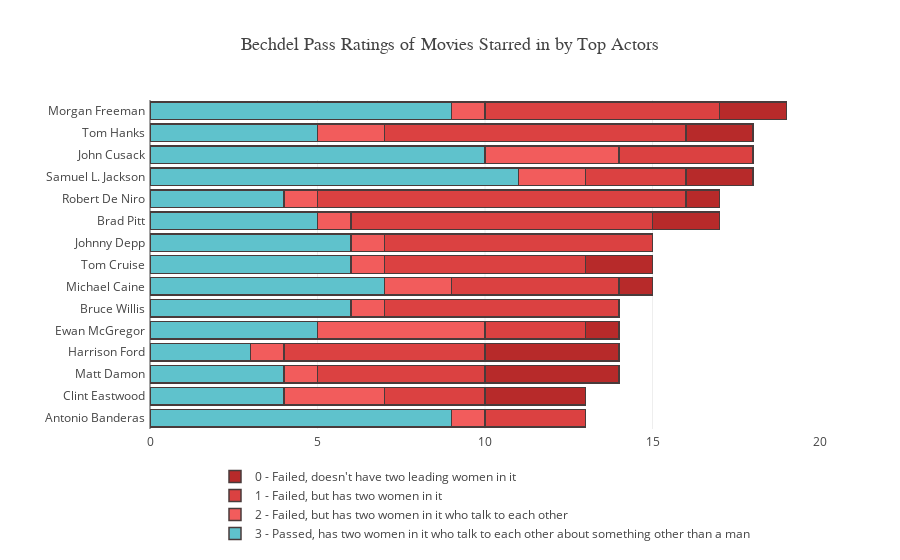

Notebook source saved alongside this figure:
### Code cell
trace0 = go.Bar(
    y=guys_0.name,
    x=guys_0.movie_cnt,
    name="0 - Failed, doesn't have two leading women in it",
    orientation = 'h',
    marker = dict(
        color='rgb(183, 42, 42)',
        line = dict(
            color='rgb(73, 59, 59)',
            width = 1.5)
    )
    
)
trace1 = go.Bar(
    y=guys_1.name,
    x=guys_1.movie_cnt,
    name = '1 - Failed, but has two women in it',
    orientation = 'h',
    marker = dict(
        color='rgb(219, 65, 65)',
        line = dict(
            color='rgb(73, 59, 59)',
            width = 1.5)
    )
)

trace2 = go.Bar(
    y=guys_2.name,
    x=guys_2.movie_cnt,
    name = '2 - Failed, but has two women in it who talk to each other',
    orientation = 'h',
    marker = dict(
        color='rgb(242, 92, 92)',
        line = dict(
            color='rgb(73, 59, 59)',
            width = 1.5)
    )
)

trace3 = go.Bar(
    y=guys_3.name,
    x=guys_3.movie_cnt,
    name = '3 - Passed, has two women in it who talk to each other about something other than a man',
    orientation = 'h',
    marker=dict(
        color='rgb(95, 194, 204)',
        line=dict(
            color='rgb(73, 59, 59)',
            width=1.5),
        )
)

data = [trace3, trace2, trace1, trace0]
layout = go.Layout(title='Bechdel Pass Ratings of Movies Starred in by Top Actors', barmode='stack', 
                   titlefont=dict(size =18, family='Oswald, sans-serif'), 
                   legend = dict(orientation = "h",xanchor = "center",x = 0.5),
                  margin=go.Margin(l=150,pad=4))
fig = go.Figure(data=data, layout=layout)

plotly.offline.iplot(fig) 
#plotly.offline.plot(fig, filename='topactors.html', auto_open = False)

### Figure 1 — Plotly figure (JSON) as saved in the notebook; plotly's stock layout.template omitted (floating-point values rounded to 4 significant figures)
{"data": [{"marker": {"color": "rgb(95, 194, 204)", "line": {"color": "rgb(73, 59, 59)", "width": 1.5}}, "name": "3 - Passed, has two women in it who talk to each other about something other than a man", "orientation": "h", "type": "bar", "x": [9, 4, 4, 3, 5, 6, 7, 6, 6, 5, 4, 11, 10, 5, 9], "y": ["Antonio Banderas", "Clint Eastwood", "Matt Damon", "Harrison Ford", "Ewan McGregor", "Bruce Willis", "Michael Caine", "Tom Cruise", "Johnny Depp", "Brad Pitt", "Robert De Niro", "Samuel L. Jackson", "John Cusack", "Tom Hanks", "Morgan Freeman"]}, {"marker": {"color": "rgb(242, 92, 92)", "line": {"color": "rgb(73, 59, 59)", "width": 1.5}}, "name": "2 - Failed, but has two women in it who talk to each other", "orientation": "h", "type": "bar", "x": [1, 3, 1, 1, 5, 1, 2, 1, 1, 1, 1, 2, 2, 4, 1], "y": ["Antonio Banderas", "Clint Eastwood", "Matt Damon", "Harrison Ford", "Ewan McGregor", "Bruce Willis", "Michael Caine", "Tom Cruise", "Johnny Depp", "Brad Pitt", "Robert De Niro", "Tom Hanks", "Samuel L. Jackson", "John Cusack", "Morgan Freeman"]}, {"marker": {"color": "rgb(219, 65, 65)", "line": {"color": "rgb(73, 59, 59)", "width": 1.5}}, "name": "1 - Failed, but has two women in it", "orientation": "h", "type": "bar", "x": [3, 3, 6, 7, 3, 5, 6, 5, 8, 9, 11, 3, 4, 9, 7], "y": ["Antonio Banderas", "Clint Eastwood", "Harrison Ford", "Bruce Willis", "Ewan McGregor", "Matt Damon", "Tom Cruise", "Michael Caine", "Johnny Depp", "Brad Pitt", "Robert De Niro", "Samuel L. Jackson", "John Cusack", "Tom Hanks", "Morgan Freeman"]}, {"marker": {"color": "rgb(183, 42, 42)", "line": {"color": "rgb(73, 59, 59)", "width": 1.5}}, "name": "0 - Failed, doesn't have two leading women in it", "orientation": "h", "type": "bar", "x": [3, 4, 1, 4, 2, 1, 2, 1, 2, 2, 2], "y": ["Clint Eastwood", "Harrison Ford", "Ewan McGregor", "Matt Damon", "Tom Cruise", "Michael Caine", "Brad Pitt", "Robert De Niro", "Samuel L. Jackson", "Tom Hanks", "Morgan Freeman"]}], "layout": {"barmode": "stack", "legend": {"orientation": "h", "x": 0.5, "xanchor": "center"}, "margin": {"l": 150, "pad": 4}, "title": "Bechdel Pass Ratings of Movies Starred in by Top Actors", "titlefont": {"family": "Oswald, sans-serif", "size": 18}}}
